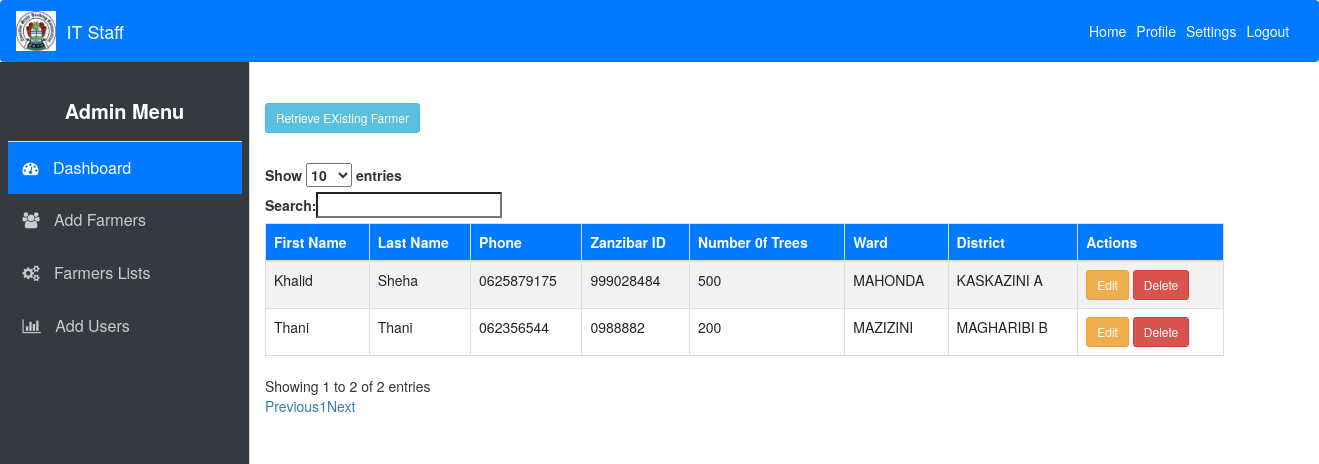
/pages/farmers_lists.php (signed in), run on the app's committed database.
### tables this page shows
CREATE TABLE `farmers` (
  `farmer_id` int(11) NOT NULL,
  `firstname` varchar(50) NOT NULL,
  `lastname` varchar(50) NOT NULL,
  `phone` varchar(20) NOT NULL,
  `zanzibar_id` varchar(50) DEFAULT NULL,
  `amount_of_miche` int(10) DEFAULT NULL,
  `shehia` varchar(50) DEFAULT NULL,
  `wilaya` varchar(50) DEFAULT NULL,
  `date` varchar(9) NOT NULL
);

### pages/farmers_lists.php (the view, shortened to what this page needs)
<?php
include('../conn/config.php');
$current_year = date("Y");
$sql = "SELECT * FROM farmers WHERE date = '$current_year'";
$result = mysqli_query($conn, $sql);
?>
<!DOCTYPE html>
<html lang="en">
<head>
    <link rel="stylesheet" href="https://maxcdn.bootstrapcdn.com/bootstrap/3.3.7/css/bootstrap.min.css">
    <link rel="stylesheet" href="https://cdnjs.cloudflare.com/ajax/libs/font-awesome/4.7.0/css/font-awesome.min.css">
    <link rel="stylesheet" href="https://cdn.datatables.net/1.11.5/css/dataTables.bootstrap.min.css">
</head>
<body>
<?php include('../pages/includes/navbar.php'); ?>
    <div class="container-fluid">
        <div class="row">
        <?php include('../pages/includes/sidebar.php'); ?>
            <div class="col-md-9 content-wrapper">
                <div class="row">
                    <div class="col-md-12">
                        <button class="btn btn-info btn-sm" id="btn-info" data-toggle="modal" data-target="#retrieveModal">Retrieve EXisting Farmer</button>
                        <div class="table-responsive">
                            <table id="farmerTable" class="table table-striped table-bordered">
                                <thead>
                                    <tr>
                                        <th>First Name</th>
                                        <th>Last Name</th>
                                        <th>Phone</th>
                                        <th>Zanzibar ID</th>
                                        <th>Number 0f Trees</th>
                                        <th>Ward</th>
                                        <th>District</th>
                                        <th>Actions</th>
                                    </tr>
                                </thead>
                                <tbody>
                                <?php while ($row = mysqli_fetch_assoc($result)): ?>
                                        <tr>
                                            <td><?php echo htmlspecialchars($row['firstname']); ?></td>
                                            <td><?php echo htmlspecialchars($row['lastname']); ?></td>
                                            <td><?php echo htmlspecialchars($row['phone']); ?></td>
                                            <td><?php echo htmlspecialchars($row['zanzibar_id']); ?></td>
                                            <td><?php echo htmlspecialchars($row['amount_of_miche']); ?></td>
                                            <td><?php echo htmlspecialchars($row['shehia']); ?></td>
                                            <td><?php echo htmlspecialchars($row['wilaya']); ?></td>
                                            <td>
                                                <button class="btn btn-warning btn-sm" data-toggle="modal" data-target="#editModal_<?php echo $row['farmer_id']; ?>">Edit</button>
                                                <form action="farmers_lists.php" method="POST" style="display:inline;">
                                                    <input type="submit" name="delete" value="Delete" class="btn btn-danger btn-sm">
                                                </form>
                                            </td>
                                        </tr>
                                    <?php endwhile; ?>
                                </tbody>
                            </table>
                        </div>
                    </div>
                </div>
            </div>
        </div>
    </div>
</body>
</html>

### pages/farmers_lists.php (style rules this page uses)
.content-wrapper { padding: 20px; margin-left: 250px; }
.table thead th { background-color: #007bff; color: white; }
#btn-info { margin-bottom:30px; }

### pages/includes/navbar.php (style rules this page uses)
body { background-color: #eff3f5; }

### data on the page
farmers: firstname "Khalid", lastname "Sheha", phone "0625879175", zanzibar "999028484", amount_of_miche "500", shehia "MAHONDA", wilaya "KASKAZINI A"
farmers: firstname "Thani", lastname "Thani", phone "062356544", zanzibar "0988882", amount_of_miche "200", shehia "MAZIZINI", wilaya "MAGHARIBI B"
